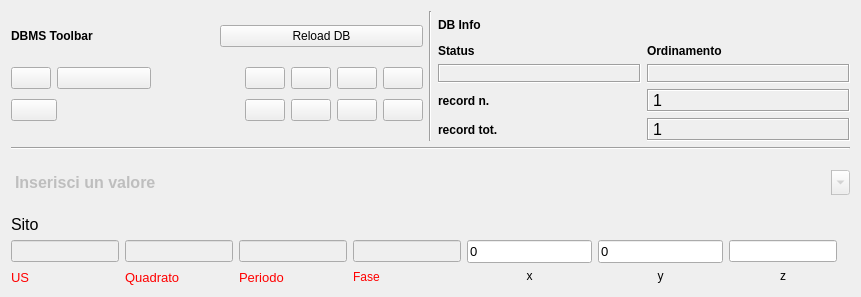
  <widget class="QWidget" name="layoutWidget">
   <property name="geometry">
    <rect>
     <x>20</x>
     <y>20</y>
     <width>861</width>
     <height>297</height>
    </rect>
   </property>
   <layout class="QVBoxLayout" name="verticalLayout">
    <item>
     <layout class="QHBoxLayout" name="horizontalLayout">
      <item>
       <layout class="QGridLayout" name="gridLayout_2">
        <item row="0" column="0">
         <widget class="QLabel" name="label_29">
          <property name="font">
           <font>
            <weight>75</weight>
            <bold>true</bold>
           </font>
          </property>
          <property name="text">
           <string>DBMS Toolbar</string>
          </property>
         </widget>
        </item>
        <item row="0" column="1">
         <widget class="QPushButton" name="pushButton_connect">
          <property name="text">
           <string>Reload DB</string>
          </property>
         </widget>
        </item>
        <item row="1" column="0" colspan="2">
         <layout class="QGridLayout" name="gridLayout">
          <item row="0" column="5">
           <widget class="QPushButton" name="pushButton_last_rec">
            <property name="toolTip">
             <string>Last rec</string>
            </property>
            <property name="text">
             <string/>
            </property>
            <property name="icon">
             <iconset>
              <normaloff>:/images/7_rightArrows.png</normaloff>:/images/7_rightArrows.png</iconset>
            </property>
           </widget>
          </item>
          <item row="1" column="0" colspan="2">
           <widget class="QPushButton" name="pushButton_delete">
            <property name="font">
             <font>
              <pointsize>9</pointsize>
             </font>
            </property>
            <property name="toolTip">
             <string>Delete record</string>
            </property>
            <property name="text">
             <string/>
            </property>
            <property name="icon">
             <iconset>
              <normaloff>:/images/delete.png</normaloff>:/images/delete.png</iconset>
            </property>
           </widget>
          </item>
          <item row="1" column="7">
           <widget class="QPushButton" name="pushButton_view_all">
            <property name="font">
             <font>
              <pointsize>9</pointsize>
             </font>
            </property>
            <property name="toolTip">
             <string>View alls records</string>
            </property>
            <property name="text">
             <string/>
            </property>
            <property name="icon">
             <iconset>
              <normaloff>:/images/view_all.png</normaloff>:/images/view_all.png</iconset>
            </property>
           </widget>
          </item>
          <item row="1" column="5">
           <widget class="QPushButton" name="pushButton_search_go">
            <property name="font">
             <font>
              <pointsize>9</pointsize>
             </font>
            </property>
            <property name="toolTip">
             <string>search !!!</string>
            </property>
            <property name="text">
             <string/>
            </property>
            <property name="icon">
             <iconset>
              <normaloff>:/images/search.png</normaloff>:/images/search.png</iconset>
            </property>
           </widget>
          </item>
          <item row="0" column="7">
           <widget class="QPushButton" name="pushButton_save">
            <property name="font">
             <font>
              <pointsize>9</pointsize>
             </font>
            </property>
            <property name="toolTip">
             <string>Save</string>
            </property>
            <property name="text">
             <string/>
            </property>
            <property name="icon">
             <iconset>
              <normaloff>:/images/b_save.png</normaloff>:/images/b_save.png</iconset>
            </property>
            <property name="autoDefault">
             <bool>false</bool>
            </property>
           </widget>
          </item>
          <item row="0" column="6">
           <widget class="QPushButton" name="pushButton_new_rec">
            <property name="font">
             <font>
              <pointsize>9</pointsize>
             </font>
            </property>
            <property name="toolTip">
             <string>New record</string>
            </property>
            <property name="text">
             <string/>
            </property>
            <property name="icon">
             <iconset>
              <normaloff>:/images/newrec.png</normaloff>:/images/newrec.png</iconset>
            </property>
           </widget>
          </item>
          <item row="1" column="6">
           <widget class="QPushButton" name="pushButton_sort">
            <property name="font">
             <font>
              <pointsize>9</pointsize>
             </font>
            </property>
            <property name="toolTip">
             <string>Order by</string>
            </property>
            <property name="text">
             <string/>
            </property>
            <property name="icon">
             <iconset>
              <normaloff>:/images/sort.png</normaloff>:/images/sort.png</iconset>
            </property>
           </widget>
          </item>
          <item row="0" column="3">
           <spacer name="horizontalSpacer_2">
            <property name="orientation">
             <enum>Qt::Horizontal</enum>
            </property>
            <property name="sizeHint" stdset="0">
             <size>
              <width>60</width>
              <height>20</height>
             </size>
            </property>
           </spacer>
          </item>
          <item row="1" column="4">
           <widget class="QPushButton" name="pushButton_new_search">
            <property name="font">
             <font>
              <pointsize>9</pointsize>
             </font>
            </property>
            <property name="toolTip">
             <string>new search</string>
            </property>
            <property name="text">
             <string/>
            </property>
            <property name="icon">
             <iconset>
              <normaloff>:/images/new_search.png</normaloff>:/images/new_search.png</iconset>
            </property>
           </widget>
          </item>
          <item row="0" column="1" colspan="2">
           <widget class="QPushButton" name="pushButton_prev_rec">
            <property name="toolTip">
             <string>Prev rec</string>
            </property>
            <property name="text">
             <string/>
            </property>
            <property name="icon">
             <iconset>
              <normaloff>:/images/4_leftArrow.png</normaloff>:/images/4_leftArrow.png</iconset>
            </property>
           </widget>
          </item>
          <item row="1" column="2">
           <spacer name="horizontalSpacer">
            <property name="orientation">
             <enum>Qt::Horizontal</enum>
            </property>
            <property name="sizeHint" stdset="0">
             <size>
              <width>70</width>
              <height>30</height>
             </size>
            </property>
           </spacer>
          </item>
          <item row="0" column="0">
           <widget class="QPushButton" name="pushButton_first_rec">
            <property name="toolTip">
             <string>First rec</string>
            </property>
            <property name="text">
             <string/>
            </property>
            <property name="icon">
             <iconset>
              <normaloff>:/images/5_leftArrows.png</normaloff>:/images/5_leftArrows.png</iconset>
            </property>
           </widget>
          </item>
          <item row="0" column="4">
           <widget class="QPushButton" name="pushButton_next_rec">
            <property name="toolTip">
             <string>Next rec</string>
            </property>
            <property name="text">
             <string/>
            </property>
            <property name="icon">
             <iconset>
              <normaloff>:/images/6_rightArrow.png</normaloff>:/images/6_rightArrow.png</iconset>
            </property>
           </widget>
          </item>
         </layout>
        </item>
       </layout>
      </item>
      <item>
       <widget class="Line" name="line_6">
        <property name="orientation">
         <enum>Qt::Vertical</enum>
        </property>
       </widget>
      </item>
      <item>
       <layout class="QGridLayout" name="gridLayout_5">
        <item row="0" column="0">
         <widget class="QLabel" name="label_42">
          <property name="font">
           <font>
            <weight>75</weight>
            <bold>true</bold>
           </font>
          </property>
          <property name="autoFillBackground">
           <bool>true</bool>
          </property>
          <property name="text">
           <string>DB Info</string>
          </property>
         </widget>
        </item>
        <item row="2" column="0">
         <layout class="QGridLayout" name="gridLayout_3">
          <item row="1" column="1">
           <widget class="QLabel" name="label_rec_tot">
            <property name="font">
             <font>
              <family>Microsoft Sans Serif</family>
              <pointsize>12</pointsize>
             </font>
            </property>
            <property name="cursor">
             <cursorShape>ForbiddenCursor</cursorShape>
            </property>
            <property name="mouseTracking">
             <bool>false</bool>
            </property>
            <property name="contextMenuPolicy">
             <enum>Qt::DefaultContextMenu</enum>
            </property>
            <property name="frameShape">
             <enum>QFrame::Box</enum>
            </property>
            <property name="frameShadow">
             <enum>QFrame::Sunken</enum>
            </property>
            <property name="text">
             <string>1</string>
            </property>
           </widget>
          </item>
          <item row="0" column="1">
           <widget class="QLabel" name="label_rec_corrente">
            <property name="font">
             <font>
              <family>Microsoft Sans Serif</family>
              <pointsize>12</pointsize>
             </font>
            </property>
            <property name="cursor">
             <cursorShape>ForbiddenCursor</cursorShape>
            </property>
            <property name="mouseTracking">
             <bool>false</bool>
            </property>
            <property name="contextMenuPolicy">
             <enum>Qt::DefaultContextMenu</enum>
            </property>
            <property name="frameShape">
             <enum>QFrame::Box</enum>
            </property>
            <property name="frameShadow">
             <enum>QFrame::Sunken</enum>
            </property>
            <property name="text">
             <string>1</string>
            </property>
           </widget>
          </item>
          <item row="0" column="0">
           <widget class="QLabel" name="label_27">
            <property name="font">
             <font>
              <pointsize>9</pointsize>
              <weight>75</weight>
              <bold>true</bold>
             </font>
            </property>
            <property name="text">
             <string>record n.</string>
            </property>
            <property name="margin">
             <number>0</number>
            </property>
           </widget>
          </item>
          <item row="1" column="0">
           <widget class="QLabel" name="label_28">
            <property name="font">
             <font>
              <pointsize>9</pointsize>
              <weight>75</weight>
              <bold>true</bold>
             </font>
            </property>
            <property name="text">
             <string>record tot.</string>
            </property>
            <property name="margin">
             <number>0</number>
            </property>
           </widget>
          </item>
         </layout>
        </item>
        <item row="1" column="0">
         <layout class="QGridLayout" name="gridLayout_4">
          <item row="0" column="0">
           <widget class="QLabel" name="label_34">
            <property name="font">
             <font>
              <pointsize>9</pointsize>
              <weight>75</weight>
              <bold>true</bold>
             </font>
            </property>
            <property name="text">
             <string>Status</string>
            </property>
            <property name="margin">
             <number>0</number>
            </property>
           </widget>
          </item>
          <item row="0" column="1">
           <widget class="QLabel" name="label_43">
            <property name="font">
             <font>
              <pointsize>9</pointsize>
              <weight>75</weight>
              <bold>true</bold>
             </font>
            </property>
            <property name="text">
             <string>Ordinamento</string>
            </property>
            <property name="margin">
             <number>0</number>
            </property>
           </widget>
          </item>
          <item row="1" column="1">
           <widget class="QLabel" name="label_sort">
            <property name="minimumSize">
             <size>
              <width>40</width>
              <height>0</height>
             </size>
            </property>
            <property name="sizeIncrement">
             <size>
              <width>40</width>
              <height>0</height>
             </size>
            </property>
            <property name="baseSize">
             <size>
              <width>40</width>
              <height>0</height>
             </size>
            </property>
            <property name="font">
             <font>
              <pointsize>10</pointsize>
              <weight>75</weight>
              <bold>true</bold>
             </font>
            </property>
            <property name="cursor">
             <cursorShape>ForbiddenCursor</cursorShape>
            </property>
            <property name="mouseTracking">
             <bool>false</bool>
            </property>
            <property name="contextMenuPolicy">
             <enum>Qt::DefaultContextMenu</enum>
            </property>
            <property name="frameShape">
             <enum>QFrame::Box</enum>
            </property>
            <property name="frameShadow">
             <enum>QFrame::Sunken</enum>
            </property>
            <property name="text">
             <string/>
            </property>
            <property name="alignment">
             <set>Qt::AlignCenter</set>
            </property>
            <property name="margin">
             <number>0</number>
            </property>
           </widget>
          </item>
          <item row="1" column="0">
           <widget class="QLabel" name="label_status">
            <property name="minimumSize">
             <size>
              <width>50</width>
              <height>0</height>
             </size>
            </property>
            <property name="font">
             <font>
              <pointsize>9</pointsize>
              <weight>75</weight>
              <bold>true</bold>
             </font>
            </property>
            <property name="cursor">
             <cursorShape>ForbiddenCursor</cursorShape>
            </property>
            <property name="mouseTracking">
             <bool>false</bool>
            </property>
            <property name="contextMenuPolicy">
             <enum>Qt::DefaultContextMenu</enum>
            </property>
            <property name="frameShape">
             <enum>QFrame::Box</enum>
            </property>
            <property name="frameShadow">
             <enum>QFrame::Sunken</enum>
            </property>
            <property name="text">
             <string/>
            </property>
            <property name="alignment">
             <set>Qt::AlignCenter</set>
            </property>
            <property name="margin">
             <number>0</number>
            </property>
           </widget>
          </item>
         </layout>
        </item>
       </layout>
      </item>
     </layout>
    </item>
    <item>
     <widget class="Line" name="line_8">
      <property name="font">
       <font>
        <weight>75</weight>
        <bold>true</bold>
       </font>
      </property>
      <property name="orientation">
       <enum>Qt::Horizontal</enum>
      </property>
     </widget>
    </item>
    <item>
     <layout class="QGridLayout" name="gridLayout_7">
      <item row="7" column="5">
       <widget class="QLineEdit" name="lineEdit_coord_y">
        <property name="minimumSize">
         <size>
          <width>0</width>
          <height>0</height>
         </size>
        </property>
        <property name="font">
         <font>
          <pointsize>10</pointsize>
         </font>
        </property>
        <property name="text">
         <string>0</string>
        </property>
       </widget>
      </item>
      <item row="7" column="4">
       <widget class="QLineEdit" name="lineEdit_coord_x">
        <property name="minimumSize">
         <size>
          <width>0</width>
          <height>0</height>
         </size>
        </property>
        <property name="font">
         <font>
          <pointsize>10</pointsize>
         </font>
        </property>
        <property name="text">
         <string>0</string>
        </property>
       </widget>
      </item>
      <item row="7" column="0">
       <widget class="QLineEdit" name="lineEdit_us">
        <property name="enabled">
         <bool>false</bool>
        </property>
       </widget>
      </item>
      <item row="8" column="3">
       <widget class="QLabel" name="label_20">
        <property name="text">
         <string>&lt;html&gt;&lt;head/&gt;&lt;body&gt;&lt;p&gt;&lt;span style=&quot; color:#ff0000;&quot;&gt;Fase&lt;/span&gt;&lt;/p&gt;&lt;/body&gt;&lt;/html&gt;</string>
        </property>
       </widget>
      </item>
      <item row="7" column="7">
       <spacer name="horizontalSpacer_7">
        <property name="orientation">
         <enum>Qt::Horizontal</enum>
        </property>
        <property name="sizeHint" stdset="0">
         <size>
          <width>0</width>
          <height>0</height>
         </size>
        </property>
       </spacer>
      </item>
      <item row="8" column="0">
       <widget class="QLabel" name="label_7">
        <property name="font">
         <font>
          <pointsize>12</pointsize>
         </font>
        </property>
        <property name="text">
         <string>&lt;html&gt;&lt;head/&gt;&lt;body&gt;&lt;p&gt;&lt;span style=&quot; font-size:10pt; color:#ff0000;&quot;&gt;US&lt;/span&gt;&lt;/p&gt;&lt;/body&gt;&lt;/html&gt;</string>
        </property>
        <property name="buddy">
         <cstring>lineEdit_us</cstring>
        </property>
       </widget>
      </item>
      <item row="4" column="0">
       <widget class="QLabel" name="label">
        <property name="font">
         <font>
          <pointsize>12</pointsize>
         </font>
        </property>
        <property name="text">
         <string>Sito</string>
        </property>
       </widget>
      </item>
      <item row="8" column="2">
       <widget class="QLabel" name="label_2">
        <property name="text">
         <string>&lt;html&gt;&lt;head/&gt;&lt;body&gt;&lt;p&gt;&lt;span style=&quot; font-size:10pt; color:#ff0000;&quot;&gt;Periodo&lt;/span&gt;&lt;/p&gt;&lt;/body&gt;&lt;/html&gt;</string>
        </property>
        <property name="buddy">
         <cstring>lineEdit_quadrato</cstring>
        </property>
       </widget>
      </item>
      <item row="8" column="1">
       <widget class="QLabel" name="label_8">
        <property name="font">
         <font>
          <pointsize>12</pointsize>
         </font>
        </property>
        <property name="text">
         <string>&lt;html&gt;&lt;head/&gt;&lt;body&gt;&lt;p&gt;&lt;span style=&quot; font-size:10pt; color:#ff0000;&quot;&gt;Quadrato&lt;/span&gt;&lt;/p&gt;&lt;/body&gt;&lt;/html&gt;</string>
        </property>
        <property name="buddy">
         <cstring>lineEdit_periodo</cstring>
        </property>
       </widget>
      </item>
      <item row="0" column="0" rowspan="3" colspan="8">
       <widget class="QComboBox" name="comboBox_sito">
        <property name="enabled">
         <bool>false</bool>
        </property>
        <property name="font">
         <font>
          <pointsize>12</pointsize>
          <weight>75</weight>
          <bold>true</bold>
         </font>
        </property>
        <property name="mouseTracking">
         <bool>true</bool>
        </property>
        <property name="contextMenuPolicy">
         <enum>Qt::NoContextMenu</enum>
        </property>
        <property name="editable">
         <bool>true</bool>
        </property>
        <property name="maxVisibleItems">
         <number>99999</number>
        </property>
        <property name="maxCount">
         <number>2147483647</number>
        </property>
        <property name="frame">
         <bool>false</bool>
        </property>
        <item>
         <property name="text">
          <string>Inserisci un valore</string>
         </property>
        </item>
       </widget>
      </item>
      <item row="7" column="3">
       <widget class="QLineEdit" name="lineEdit_fase">
        <property name="enabled">
         <bool>false</bool>
        </property>
       </widget>
      </item>
      <item row="7" column="6">
       <widget class="QLineEdit" name="lineEdit_coord_z">
        <property name="maximumSize">
         <size>
          <width>16777215</width>
          <height>16777215</height>
         </size>
        </property>
       </widget>
      </item>
      <item row="8" column="4">
       <widget class="QLabel" name="label_4">
        <property name="text">
         <string>x</string>
        </property>
        <property name="alignment">
         <set>Qt::AlignHCenter|Qt::AlignTop</set>
        </property>
        <property name="indent">
         <number>0</number>
        </property>
       </widget>
      </item>
      <item row="8" column="5">
       <widget class="QLabel" name="label_5">
        <property name="text">
         <string>y</string>
        </property>
        <property name="alignment">
         <set>Qt::AlignHCenter|Qt::AlignTop</set>
        </property>
        <property name="indent">
         <number>0</number>
        </property>
       </widget>
      </item>
      <item row="8" column="6">
       <widget class="QLabel" name="label_10">
        <property name="text">
         <string>z</string>
        </property>
        <property name="alignment">
         <set>Qt::AlignHCenter|Qt::AlignTop</set>
        </property>
       </widget>
      </item>
      <item row="7" column="2">
       <widget class="QLineEdit" name="lineEdit_periodo">
        <property name="enabled">
         <bool>false</bool>
        </property>
       </widget>
      </item>
      <item row="7" column="1">
       <widget class="QLineEdit" name="lineEdit_quadrato">
        <property name="enabled">
         <bool>false</bool>
        </property>
       </widget>
      </item>
     </layout>
    </item>
   </layout>
  </widget>
